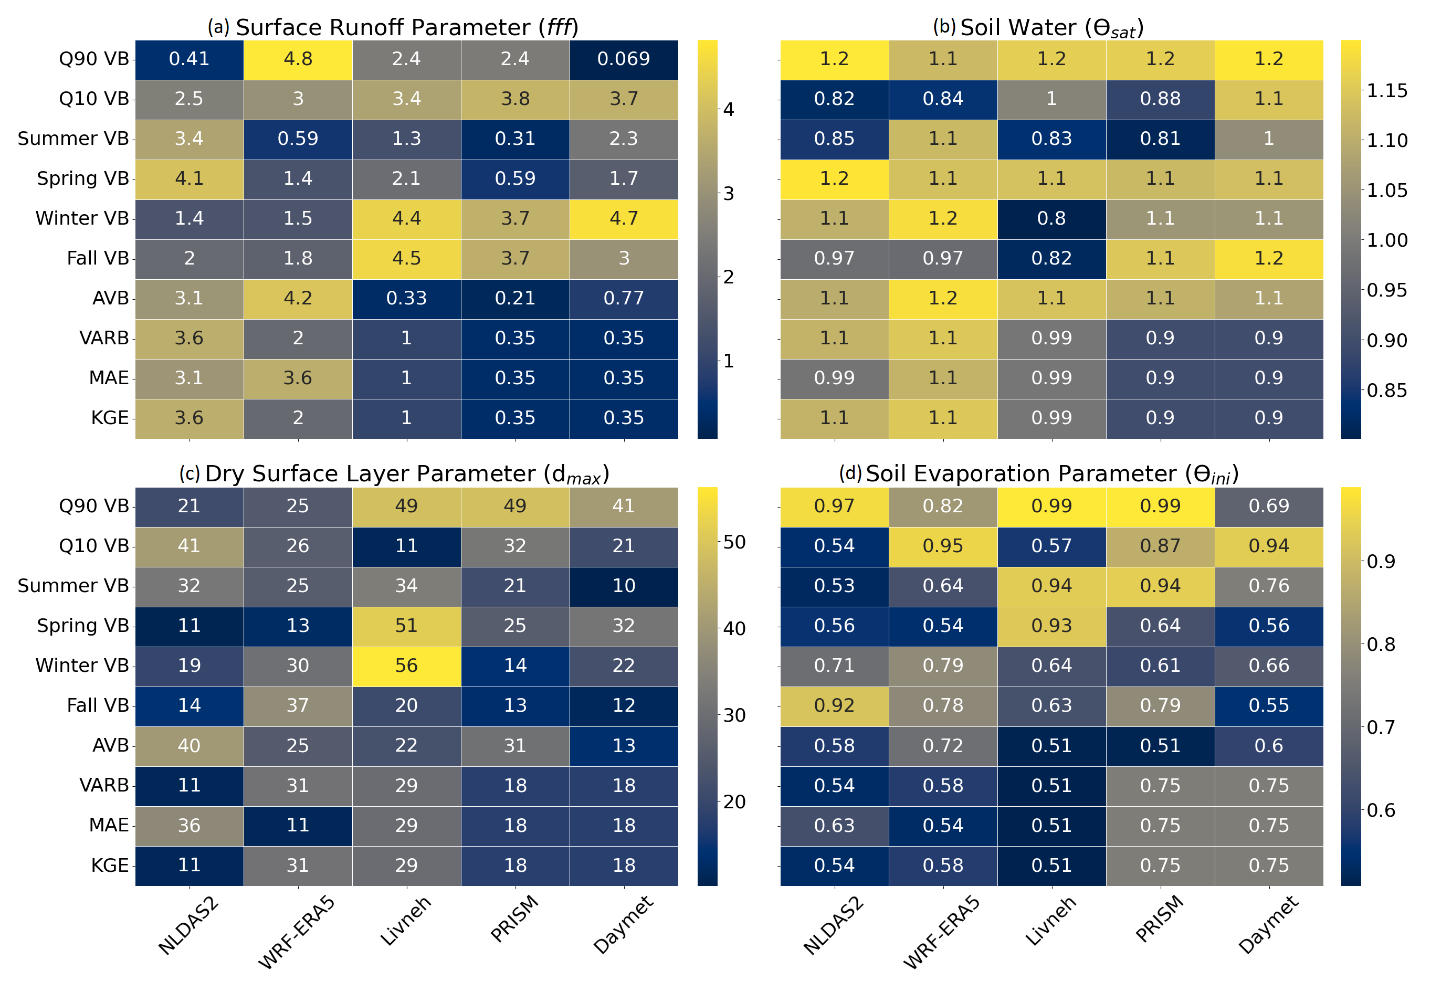

This figure's Python source:

# %% Importing Packages
import os
import pandas as pd
import matplotlib.pyplot as plt
import seaborn as sns

# %% Define Working Directory
cwd = os.getcwd()
os.chdir(r'PATH/TO/WORKING/DIRECTORY')
wd = os.getcwd()

# %% Reading CAMELS Features
df_features=pd.read_csv('Datasets\\camel_all_features.csv',dtype={'Gauge_ID': str})
df_cluster=pd.read_csv('Datasets\\camel_clustering_id.csv')
df_cluster=df_cluster.rename(columns={'Cluster_7':'Cluster'})    
df_features_cluster = pd.merge(df_features,df_cluster[['Num','Cluster']], on="Num")
df_features_cluster.rename(columns={'Gauge_Lat': 'LAT', 'Gauge_Lon': 'LON'}, inplace=True)
df_camels_area=pd.read_csv('CAMELS_Area.csv',dtype={'Gauge_ID': str})
basin_area=df_camels_area.Area


# %% Select Events
basin_id=11266500
df_best_metric_forcing=pd.read_csv(r'\Outputs\CAMELS_Best_Ensemble_Run_Metrics_Forcing.csv', sep = ',')
df_best_metric_forcing=df_best_metric_forcing[df_best_metric_forcing['Basin_ID']==basin_id]

# %% Read Ensemble-Parameters
forcing_list=['NLDAS2','WRF','Livneh','PRISM','Daymet']
metrics_list=['KGE','MAE','VARB',
         'AVB','fallVB','winVB','sprVB','sumVB',
         'q10VB','q90VB']

df_ensemble_par=pd.read_csv(wd+r'\Outputs\1500_ensemble_parameters.csv', sep = ',')
df_parameters_best_ensemble=pd.DataFrame(columns=forcing_list)

k=-1
for i in range(len(forcing_list)):
    forcing=forcing_list[i]
    for j in range(len(metrics_list)):
        metric=metrics_list[j]
        col=metric+'_'+forcing
        best_par=df_best_metric_forcing[col].values[0]
        
        k=k+1
        df_parameters_best_ensemble.loc[k,'Forcing']=forcing
        df_parameters_best_ensemble.loc[k,'Metric']=metric
        df_parameters_best_ensemble.loc[k,'fff']=df_ensemble_par[df_ensemble_par['Num']==best_par].fff.values[0]
        df_parameters_best_ensemble.loc[k,'theta_sat']=df_ensemble_par[df_ensemble_par['Num']==best_par]['theta_sat.1'].values[0]
        df_parameters_best_ensemble.loc[k,'d_max']=df_ensemble_par[df_ensemble_par['Num']==best_par].d_max.values[0]
        df_parameters_best_ensemble.loc[k,'theta_ini']=df_ensemble_par[df_ensemble_par['Num']==best_par].theta_ini.values[0]
        

  
# %% Heatmap for Sensitive Parameters
par_list=['fff','theta_sat','d_max','theta_ini']
par_list_names=['Surface Runoff Parameter ($\it {fff}$)','Soil Water (Ѳ$_{sat}$)','Dry Surface Layer Parameter (d$_{max}$)','Soil Evaporation Parameter (Ѳ$_{ini}$)']

fig, axes = plt.subplots(2,2,figsize=(15,15))
plt.rcParams.update({'font.size': 26}) 
axes=axes.ravel()
cmap = 'cividis'

for ii in range(4): 
    ax=axes[ii]
    
    df_par=df_parameters_best_ensemble[['Forcing','Metric',par_list[ii]]]
    tmp=df_par[par_list[ii]].values.reshape(5,10,order='C')
    df_plot=pd.DataFrame(tmp,columns=metrics_list,index=forcing_list).T
    sns.heatmap(df_plot, linewidths=.5, 
                ax=ax,cbar=True,cmap=cmap,annot=True)
                
    ax.set_facecolor('whitesmoke')
    ax.invert_yaxis()
    ax.set_xticks([0.5,1.5,2.5,3.5,4.5])
    if ii>1:
        ax.set_xticklabels(['NLDAS2', 'WRF-ERA5', 'Livneh', 'PRISM', 'Daymet'],rotation=45)
    else:
        ax.set_xticklabels('')
    
    if ii==0 or ii==2:    
        ax.set_yticklabels(['KGE','MAE', 'VARB','AVB','Fall VB', 'Winter VB', 'Spring VB', 'Summer VB',
                            'Q10 VB', 'Q90 VB'])
    else:
        ax.set_yticklabels('')
    
    ax.set_ylabel('')
    ax.set_title(par_list_names[ii])
    
